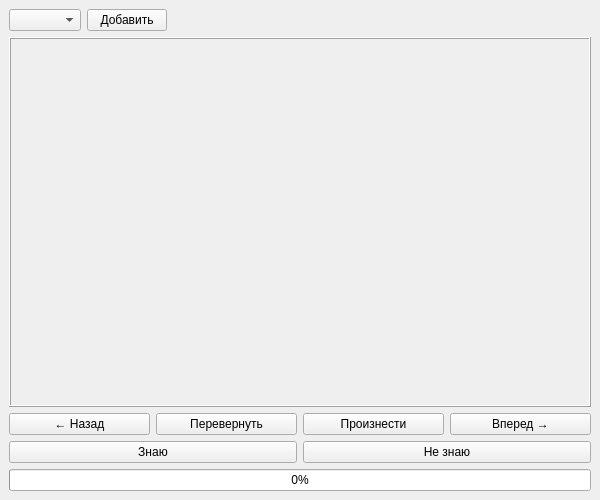
<?xml version="1.0" encoding="UTF-8"?>
<ui version="4.0">
 <class>MainWindow</class>
 <widget class="QMainWindow" name="MainWindow">
  <property name="geometry">
   <rect>
    <x>0</x>
    <y>0</y>
    <width>600</width>
    <height>500</height>
   </rect>
  </property>
  <property name="windowTitle">
   <string>Языковые карточки</string>
  </property>
  <widget class="QWidget" name="centralwidget">
   <layout class="QVBoxLayout" name="verticalLayout">
    <item>
     <layout class="QHBoxLayout" name="horizontalLayout">
      <item>
       <widget class="QComboBox" name="language_combo"/>
      </item>
      <item>
       <widget class="QPushButton" name="add_btn">
        <property name="text">
         <string>Добавить</string>
        </property>
       </widget>
      </item>
      <item>
       <spacer name="horizontalSpacer">
        <property name="orientation">
         <enum>Qt::Horizontal</enum>
        </property>
        <property name="sizeHint" stdset="0">
         <size>
          <width>40</width>
          <height>20</height>
         </size>
        </property>
       </spacer>
      </item>
     </layout>
    </item>
    <item>
     <widget class="QFrame" name="card_frame">
      <property name="frameShape">
       <enum>QFrame::Box</enum>
      </property>
      <property name="frameShadow">
       <enum>QFrame::Raised</enum>
      </property>
      <layout class="QVBoxLayout" name="verticalLayout_2">
       <item>
        <widget class="QLabel" name="word_label">
         <property name="font">
          <font>
           <pointsize>24</pointsize>
          </font>
         </property>
         <property name="alignment">
          <set>Qt::AlignCenter</set>
         </property>
        </widget>
       </item>
       <item>
        <widget class="QLabel" name="translation_label">
         <property name="font">
          <font>
           <pointsize>24</pointsize>
          </font>
         </property>
         <property name="alignment">
          <set>Qt::AlignCenter</set>
         </property>
        </widget>
       </item>
       <item>
        <widget class="QLabel" name="example_label">
         <property name="alignment">
          <set>Qt::AlignCenter</set>
         </property>
        </widget>
       </item>
      </layout>
     </widget>
    </item>
    <item>
     <layout class="QHBoxLayout" name="horizontalLayout_2">
      <item>
       <widget class="QPushButton" name="prev_btn">
        <property name="text">
         <string>← Назад</string>
        </property>
       </widget>
      </item>
      <item>
       <widget class="QPushButton" name="flip_btn">
        <property name="text">
         <string>Перевернуть</string>
        </property>
       </widget>
      </item>
      <item>
       <widget class="QPushButton" name="pronounce_btn">
        <property name="text">
         <string>Произнести</string>
        </property>
       </widget>
      </item>
      <item>
       <widget class="QPushButton" name="next_btn">
        <property name="text">
         <string>Вперед →</string>
        </property>
       </widget>
      </item>
     </layout>
    </item>
    <item>
     <layout class="QHBoxLayout" name="horizontalLayout_3">
      <item>
       <widget class="QPushButton" name="know_btn">
        <property name="text">
         <string>Знаю</string>
        </property>
       </widget>
      </item>
      <item>
       <widget class="QPushButton" name="dont_know_btn">
        <property name="text">
         <string>Не знаю</string>
        </property>
       </widget>
      </item>
     </layout>
    </item>
    <item>
     <widget class="QProgressBar" name="progress_bar">
      <property name="value">
       <number>0</number>
      </property>
      <property name="alignment">
       <set>Qt::AlignCenter</set>
      </property>
     </widget>
    </item>
   </layout>
  </widget>
 </widget>
 <resources/>
 <connections/>
</ui>
